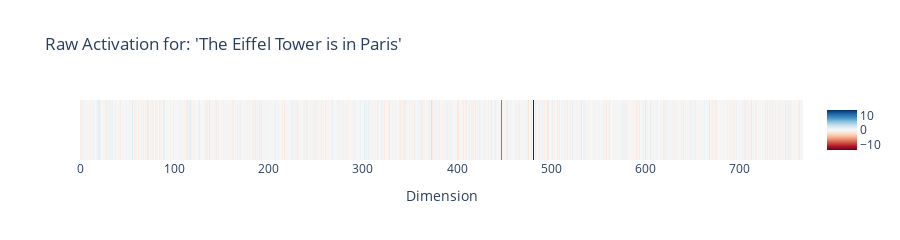

Source (notebook cell):
### Code cell
# ============================================================================
# CELL 7: Visualize Raw Activations
# ============================================================================
"""
Let's visualize what these raw activations look like
They should be dense (most values non-zero) and hard to interpret
"""

# Create a heatmap of the first text's activation
fig = go.Figure(data=go.Heatmap(
    z=activations[0].unsqueeze(0).numpy(),
    colorscale='RdBu',
    zmid=0,
))

fig.update_layout(
    title=f"Raw Activation for: '{texts[0]}'",
    xaxis_title="Dimension",
    yaxis_title="",
    height=200,
    yaxis=dict(showticklabels=False)
)
fig.show()

# Show statistics
print("\n📈 Activation Statistics:")
print(f"Mean activation: {activations[0].mean():.4f}")
print(f"Std activation: {activations[0].std():.4f}")
print(f"Max activation: {activations[0].max():.4f}")
print(f"Min activation: {activations[0].min():.4f}")
print(f"Sparsity (% zeros): {(activations[0] == 0).float().mean() * 100:.2f}%")
print(f"Sparsity (% near-zero, <0.01): {(activations[0].abs() < 0.01).float().mean() * 100:.2f}%")

print("\n💡 Notice: The activation is DENSE (very few zeros)")
print("   This makes it hard to interpret - which dimensions matter?")

### Figure 1 — Plotly figure (JSON) as saved in the notebook; plotly's stock layout.template omitted (floating-point values rounded to 4 significant figures; data arrays with more than 128 entries replaced by an {"elided": "..."} marker saying what was removed)
{"data": [{"colorscale": [[0, "rgb(103,0,31)"], [0.1, "rgb(178,24,43)"], [0.2, "rgb(214,96,77)"], [0.3, "rgb(244,165,130)"], [0.4, "rgb(253,219,199)"], [0.5, "rgb(247,247,247)"], [0.6, "rgb(209,229,240)"], [0.7, "rgb(146,197,222)"], [0.8, "rgb(67,147,195)"], [0.9, "rgb(33,102,172)"], [1, "rgb(5,48,97)"]], "type": "heatmap", "z": {"elided": "1x768 float values"}, "zmid": 0}], "layout": {"height": 200, "title": {"text": "Raw Activation for: 'The Eiffel Tower is in Paris'"}, "xaxis": {"title": {"text": "Dimension"}}, "yaxis": {"showticklabels": false, "title": {"text": ""}}}}
